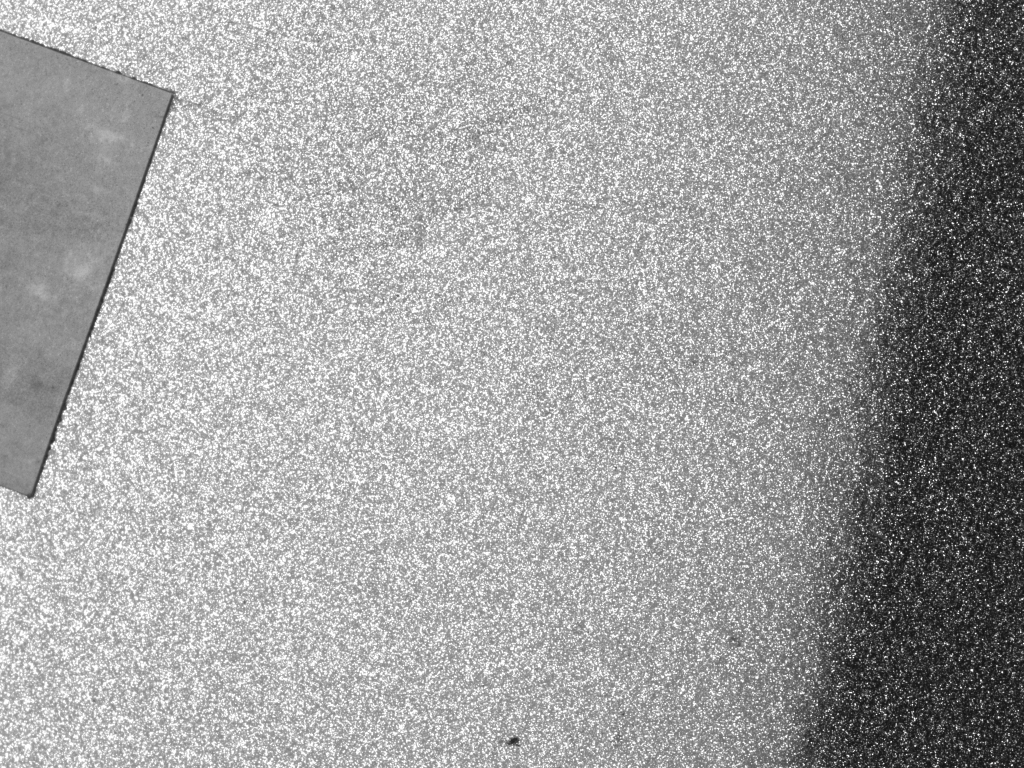
#> input picture data20260903/data20260903/image1.png, 2048 x 1536 px, given in place of image2.png, which was not available (shown at 1/2 size)
$ python fft_peak_lattice_relations.py
#> lines starting #> are read from the running program, lines starting #| are printed output that depends on the picture
"""Global Hann-FFT peak-lattice analysis; no filtering or detector evaluation."""
from __future__ import annotations
import csv, math
from pathlib import Path
import matplotlib; matplotlib.use('Agg')
import matplotlib.pyplot as plt
import numpy as np
from scipy.ndimage import maximum_filter
from scipy.optimize import linear_sum_assignment

ROOT=Path(__file__).resolve().parent;DATA=ROOT/'data20260903'/'data20260903';OUT=ROOT/'analysis_fft_peak_lattice_relations';PRIMARY={7,8,11,12,18};ALL=list(range(2,19));EPS=1e-12
def save(p,rows):
 k=list(dict.fromkeys(x for r in rows for x in r));
 with p.open('w',newline='',encoding='utf-8-sig') as f:w=csv.DictWriter(f,fieldnames=k,extrasaction='ignore');w.writeheader();w.writerows(rows)
def fftpeaks(n):
#> called with n = 2
 import cv2
 a=cv2.imread(str(DATA/f'image{n}.png'),cv2.IMREAD_GRAYSCALE).astype(float);h,w=a.shape;z=np.fft.fftshift(np.fft.fft2((a-a.mean())*np.outer(np.hanning(h),np.hanning(w))));p=abs(z)**2;fy=np.fft.fftshift(np.fft.fftfreq(h));fx=np.fft.fftshift(np.fft.fftfreq(w));cy,cx=h//2,w//2;loc=np.log10(p+EPS)==maximum_filter(np.log10(p+EPS),5); rows=[]
#> after `h, w = a.shape`: h = 1536; w = 2048
#> after `fy = np.fft.fftshift(np.fft.fftfreq(h))`: fy = 1536 values from -0.5 to 0.499
#> after `fx = np.fft.fftshift(np.fft.fftfreq(w))`: fx = 2048 values from -0.5 to 0.5
#> after `cy, cx = (h // 2, w // 2)`: cy = 768; cx = 1024
#> after `loc = np.log10(p + EPS) == maximum_filter(np.log10(p + EPS), 5)`:
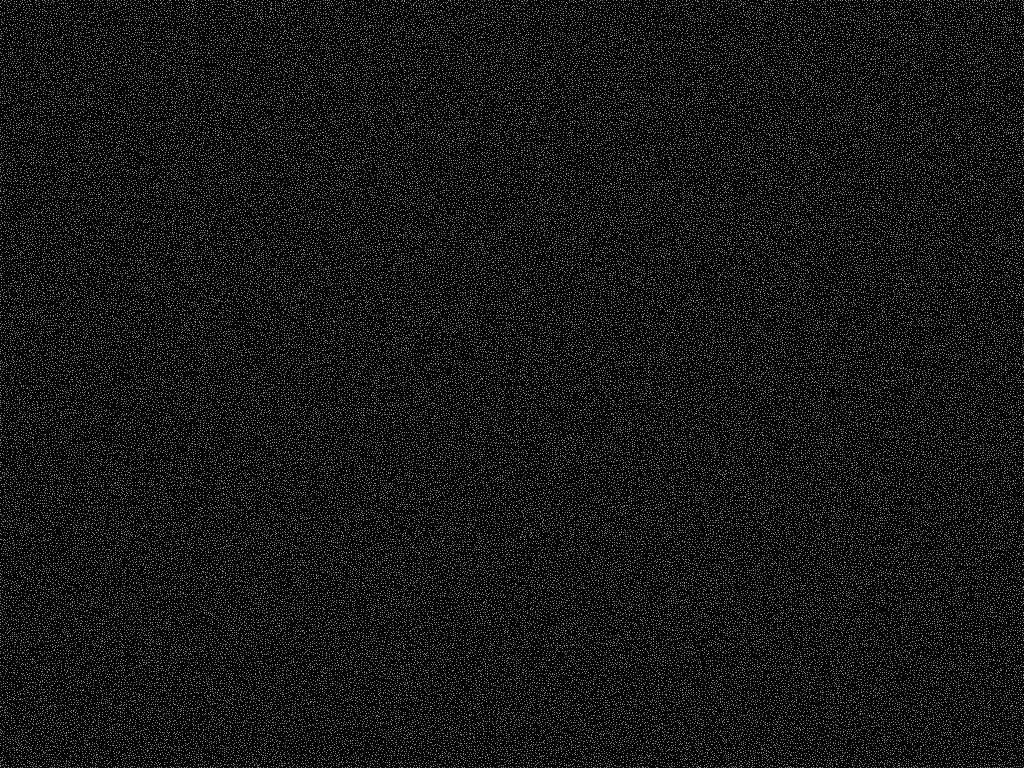
#> loc: shape (1536, 2048) bool (shown at 1/2 size); 3.5% white in thin lines or dots
 for y,x in zip(*np.nonzero(loc)):
  if math.hypot(y-cy,x-cx)<=4 or not(fy[y]>0 or(abs(fy[y])<1e-12 and fx[x]>0)):continue
  sy,sx=(-y)%h,(-x)%w; cut=p[max(0,y-8):min(h,y+9),max(0,x-8):min(w,x+9)]; prom=10*np.log10(p[y,x]/max(np.median(cut),EPS));d=math.hypot(fx[x],fy[y]);rows.append({'image':n,'peak_id':0,'y':y,'x':x,'sym_y':sy,'sym_x':sx,'fx':fx[x],'fy':fy[y],'bin_dx':x-cx,'bin_dy':y-cy,'frequency':d,'period_px':1/d,'angle_deg':math.degrees(math.atan2(fy[y],fx[x])),'power':(p[y,x]+p[sy,sx])/2,'power_db':10*np.log10((p[y,x]+p[sy,sx])/2+EPS),'prominence_db':prom})
#> this loop made 109366 passes
#> x on passes 1 to 3: 4, 10, 23
#> after the loop, rows = 54656 items
 rows.sort(key=lambda r:r['power'],reverse=True)
 for i,r in enumerate(rows,1):r['peak_id']=i
 return a,z,rows
def canon(v):return v[1]>0 or(abs(v[1])<1e-12 and v[0]>0)
def match(b1,b2,obs,h,w):
 pred=[]
 for m in range(-4,5):
  for n in range(-4,5):
   if (m,n)==(0,0) or (abs(m)+abs(n)==1):continue
   v=(m*b1['fx']+n*b2['fx'],m*b1['fy']+n*b2['fy'])
   if math.hypot(*v)>=.48 or not canon(v):continue
   typ='single_harmonic' if m==0 or n==0 else 'mixed'; label=(f'{abs(m)}g1' if n==0 else f'{abs(n)}g2' if m==0 else f'{m}g1{n:+}g2')
   pred.append((v,m,n,typ,label,abs(m)+abs(n)))
 # include bases
 pred += [((b1['fx'],b1['fy']),1,0,'fundamental','g1',1),((b2['fx'],b2['fy']),0,1,'fundamental','g2',1)]
 C=np.full((len(pred),len(obs)),99.);tol=2
 for i,(v,*_) in enumerate(pred):
  for j,o in enumerate(obs):C[i,j]=math.hypot((v[0]-o['fx'])*w,(v[1]-o['fy'])*h)
 ii,jj=linear_sum_assignment(C);out=[]
 for i,j in zip(ii,jj):
  if C[i,j]<=tol:
   v,m,n,t,l,order=pred[i];o=obs[j];out.append({'observed_peak_id':o['peak_id'],'pred_fx':v[0],'pred_fy':v[1],'m':m,'n':n,'classification':t,'label':l,'order':order,'error_bins':C[i,j],'error_cpp':math.hypot(v[0]-o['fx'],v[1]-o['fy']),**o})
 return out
def main():
 OUT.mkdir(exist_ok=True);peaks=[];cand=[];matches=[];unexp=[]
 for n in ALL:
  print(n,flush=True);img,z,rows=fftpeaks(n);peaks+=rows[:30];obs=rows[:30];bases=[r for r in rows[:10] if r['period_px']>=35]
#> after `img, z, rows = fftpeaks(n)`: rows = 54656 items
#> after `peaks += rows[:30]`: peaks = 30 items
#> after `obs = rows[:30]`: obs = 30 items
#> after `bases = [r for r in rows[:10] if r['period_px'] >= 35]`: bases = 4 items
  opts=[]
  for i,a in enumerate(bases):
   for b in bases[i+1:]:
    dot=abs(a['fx']*b['fx']+a['fy']*b['fy'])/(a['frequency']*b['frequency']);ang=math.degrees(math.acos(min(1,dot)))
    if ang<20:continue
    q=match(a,b,obs, img.shape[0],img.shape[1]);score=sum(x['power_db'] for x in q)-8*sum(x['order']-1 for x in q)-3*np.mean([x['error_bins'] for x in q]) if q else -999
    opts.append((score,a,b,q,ang))
#> this loop made 4 passes
#> after the loop, opts = 6 items
  opts.sort(key=lambda x:x[0],reverse=True)
  for rank,(score,a,b,q,ang) in enumerate(opts,1):cand.append({'image':n,'candidate_rank':rank,'g1_peak_id':a['peak_id'],'g2_peak_id':b['peak_id'],'g1_fx':a['fx'],'g1_fy':a['fy'],'g2_fx':b['fx'],'g2_fy':b['fy'],'angle_separation_deg':ang,'explained_top10':sum(x['observed_peak_id']<=10 for x in q),'explained_top30':len(q),'mean_error_bins':np.mean([x['error_bins'] for x in q]) if q else math.nan,'score':score,'is_legacy_top2':a['peak_id']==1 and b['peak_id']==2})
#> this loop made 6 passes
#> (score, ang) on passes 1 to 6: (414.9, 54.15), (315.4, 84.39), (315.2, 51.95), (217.2, 41.46), (217, 73.9), (216.8, 32.44)
#> after the loop, cand = 6 items
  if not opts:continue
  best=opts[0];used={x['observed_peak_id'] for x in best[3]}
#> after `best = opts[0]`: best = 5 items
#> after `used = {x['observed_peak_id'] for x in best[3]}`: used = 4 items
  for x in best[3]:matches.append({'image':n,'candidate_rank':1,**x})
#> after the loop, matches = 4 items
  for o in obs:
   if o['peak_id'] not in used:unexp.append({'image':n,**o})
#> this loop made 30 passes
#> after the loop, unexp = 26 items
  if n in PRIMARY:
   fig,ax=plt.subplots(1,2,figsize=(13,6),constrained_layout=True);db=np.log10(abs(z)**2+EPS);lo,hi=np.percentile(db,[10,99.8])
   for k,(title,base) in enumerate((('legacy top-2', (rows[0],rows[1])),('lattice-ranked pair',(best[1],best[2])))):
    ax[k].imshow(db,cmap='magma',vmin=lo,vmax=hi);ax[k].set_title(f'image{n}: {title}')
    q=match(*base,obs,img.shape[0],img.shape[1]);used={x['observed_peak_id']:x for x in q}
    for o in obs:
     x=used.get(o['peak_id']);col='red' if x is None else ('blue' if x['classification']=='fundamental' else 'green' if x['classification']=='single_harmonic' else 'orange');ax[k].plot([o['x'],o['sym_x']],[o['y'],o['sym_y']],marker='o',ls='',color=col,ms=4)
     if x:ax[k].text(o['x']+3,o['y']+3,x['label'],color=col,fontsize=6)
    ax[k].set_xlim(img.shape[1]//2-180,img.shape[1]//2+180);ax[k].set_ylim(img.shape[0]//2+180,img.shape[0]//2-180)
   fig.savefig(OUT/f'image{n:02d}_peak_lattice.png',dpi=160);plt.close(fig)
#> pass 2 of the loop in main, `for n in ALL:`:
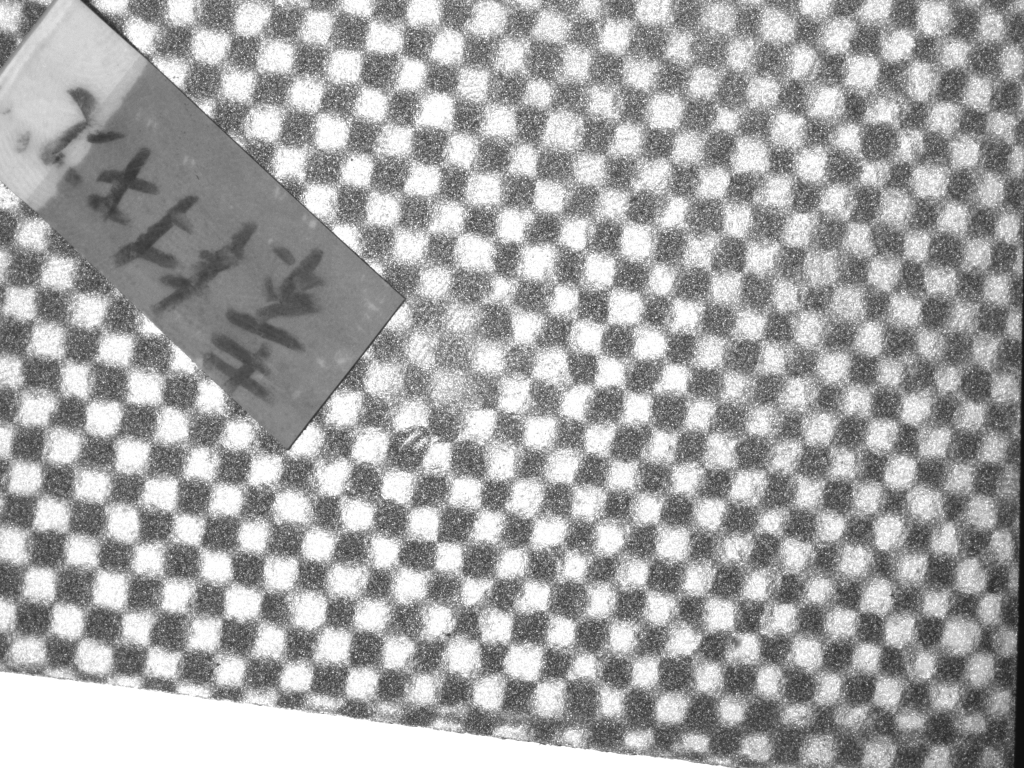
#> input picture data20260903/data20260903/image12.png, 2048 x 1536 px, given in place of image3.png, which was not available (shown at 1/2 size)
#> in fftpeaks (call 2), `loc = np.log10(p + EPS) == maximum_filter(np.log10(p + EPS), 5)`:
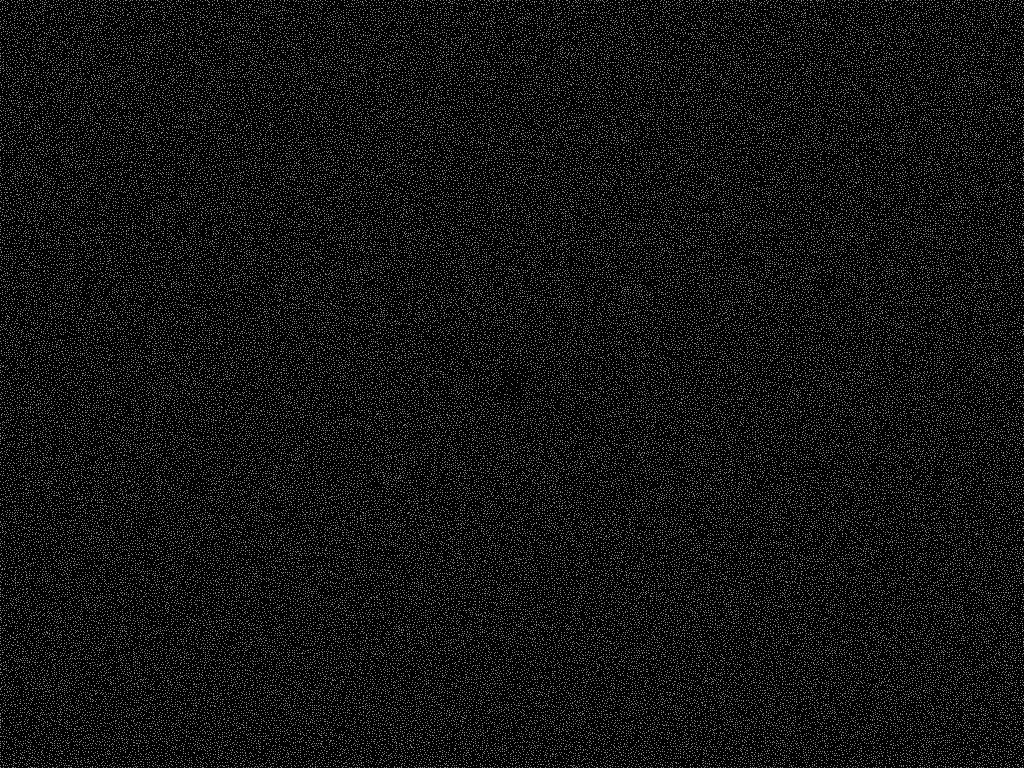
#> loc: shape (1536, 2048) bool (shown at 1/2 size); 3.4% white in thin lines or dots
#> the loop in fftpeaks (call 2), `for y,x in zip(*np.nonzero(loc)):` made 106790 passes
#> x on passes 1 to 3: 42, 58, 65
#> after the loop in fftpeaks (call 2), `for y,x in zip(*np.nonzero(loc)):`: rows = 53355 items
#> peaks = 60 items
#> bases = 10 items
#> the loop in main, `for i,a in enumerate(bases):` made 10 passes
#> after the loop in main, `for i,a in enumerate(bases):`: opts = 38 items
#> the loop in main, `for rank,(score,a,b,q,ang) in enumerate(opts,1):cand.append({'image':n..` made 38 passes
#> (score, ang) on passes 1 to 8: (589, 45.46), (503.5, 86.82), (501.1, 25.94), (490, 41.36), (485.2, 50.72), (477.2, 30.1), (469.2, 20.62), (463.8, 42.46)
#> after the loop in main, `for rank,(score,a,b,q,ang) in enumerate(opts,1):cand.append({'image':n..`: cand = 44 items
#> used = 5 items
#> the loop in main, `for x in best[3]:matches.append({'image':n,'candidate_rank':1,**x})` made 5 passes
#> after the loop in main, `for x in best[3]:matches.append({'image':n,'candidate_rank':1,**x})`: matches = 9 items
#> the loop in main, `for o in obs:` made 30 passes
#> after the loop in main, `for o in obs:`: unexp = 51 items
 save(OUT/'fft_peak_pairs.csv',peaks);save(OUT/'fundamental_pair_candidates.csv',cand);save(OUT/'peak_matching_results.csv',matches);save(OUT/'unexplained_peaks.csv',unexp);save(OUT/'fundamental_pair_ranking.csv',[r for r in cand if r['candidate_rank']<=10]);save(OUT/'predicted_harmonics.csv',matches)
 (OUT/'report_ja.md').write_text('# FFTピーク格子関係分析\n\n基本波候補は上位10ピークから選び、角度差20°以上、周期35px以上を満たす非共線ペアを比較した。整数係数は-4..4、実測との対応は2FFT-bin以内かつHungarian法で一対一に制約した。scoreは一致ピーク強度、低次係数、座標誤差を併用した探索用順位であり、格子由来の確定判定ではない。\n\n青=基本波、緑=単一方向高調波、橙=混合成分、赤=未説明。詳細はCSVを参照。\n',encoding='utf-8')
#> (the run stopped early here; a loop or call above may not have finished)
